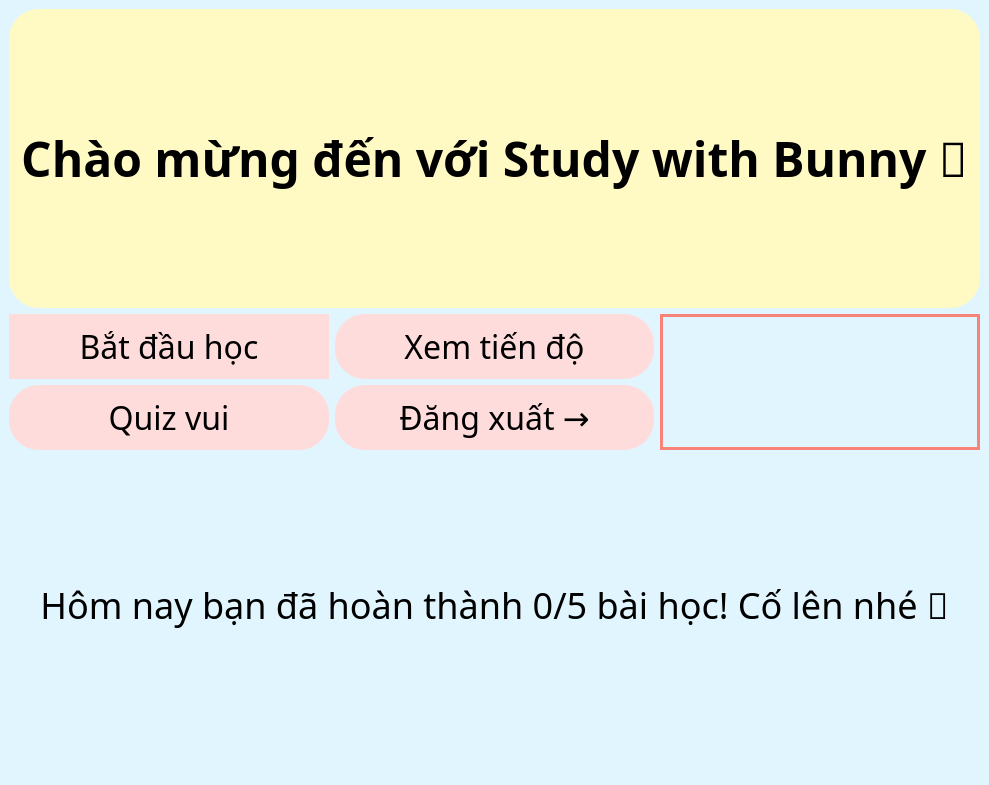
<?xml version="1.0" encoding="UTF-8"?>
<ui version="4.0">
 <class>MainWindow</class>
 <widget class="QMainWindow" name="MainWindow">
  <property name="geometry">
   <rect>
    <x>0</x>
    <y>0</y>
    <width>989</width>
    <height>785</height>
   </rect>
  </property>
  <property name="windowTitle">
   <string>Study with Bunny - Home</string>
  </property>
  <property name="styleSheet">
   <string notr="true">background-color: #E1F5FE; /* Màu nền xanh pastel */</string>
  </property>
  <widget class="QWidget" name="centralWidget">
   <layout class="QVBoxLayout" name="verticalLayout">
    <item>
     <widget class="QLabel" name="titleLabel">
      <property name="font">
       <font>
        <family>Chalkboard SE</family>
        <pointsize>36</pointsize>
        <weight>75</weight>
        <bold>true</bold>
       </font>
      </property>
      <property name="styleSheet">
       <string notr="true">background-color: #FFF9C4;
     border-radius: 30px;
     padding: 10px;
     color: #000000; /* Màu chữ hồng đào */
     text-shadow: 2px 2px 4px rgba(0, 0, 0, 0.2); /* Hiệu ứng bóng chữ */</string>
      </property>
      <property name="text">
       <string>Chào mừng đến với Study with Bunny 🐰</string>
      </property>
      <property name="alignment">
       <set>Qt::AlignCenter</set>
      </property>
     </widget>
    </item>
    <item>
     <layout class="QGridLayout" name="gridLayout">
      <item row="0" column="1">
       <widget class="QPushButton" name="btn_progress">
        <property name="font">
         <font>
          <family>Chalkboard SE</family>
          <pointsize>24</pointsize>
         </font>
        </property>
        <property name="styleSheet">
         <string notr="true">background-color: #FFDCDC;
     border-radius: 30px;
     padding: 10px;
     color: #000000; /* Màu chữ hồng đào */
     text-shadow: 2px 2px 4px rgba(0, 0, 0, 0.2); /* Hiệu ứng bóng chữ */</string>
        </property>
        <property name="text">
         <string>Xem tiến độ</string>
        </property>
       </widget>
      </item>
      <item row="1" column="0">
       <widget class="QPushButton" name="btn_quiz">
        <property name="font">
         <font>
          <family>Chalkboard SE</family>
          <pointsize>24</pointsize>
         </font>
        </property>
        <property name="styleSheet">
         <string notr="true">background-color: #FFDCDC;
     border-radius: 30px;
     padding: 10px;
     color: #000000; /* Màu chữ hồng đào */
     text-shadow: 2px 2px 4px rgba(0, 0, 0, 0.2); /* Hiệu ứng bóng chữ */</string>
        </property>
        <property name="text">
         <string>Quiz vui</string>
        </property>
       </widget>
      </item>
      <item row="1" column="1">
       <widget class="QPushButton" name="btn_logout">
        <property name="font">
         <font>
          <family>Chalkboard SE</family>
          <pointsize>24</pointsize>
         </font>
        </property>
        <property name="styleSheet">
         <string notr="true">background-color: #FFDCDC;
     border-radius: 30px;
     padding: 10px;
     color: #000000; /* Màu chữ hồng đào */
     text-shadow: 2px 2px 4px rgba(0, 0, 0, 0.2); /* Hiệu ứng bóng chữ */</string>
        </property>
        <property name="text">
         <string>Đăng xuất →</string>
        </property>
       </widget>
      </item>
      <item row="0" column="2" rowspan="2">
       <widget class="QLabel" name="bunnyImageLabel">
        <property name="styleSheet">
         <string notr="true">border: 3px solid #F88379; /* Viền hồng đào */
</string>
        </property>
        <property name="pixmap">
         <pixmap>image/Logo.png</pixmap>
        </property>
        <property name="scaledContents">
         <bool>true</bool>
        </property>
        <property name="alignment">
         <set>Qt::AlignCenter</set>
        </property>
       </widget>
      </item>
      <item row="0" column="0">
       <widget class="QPushButton" name="btn_start_lesson">
        <property name="font">
         <font>
          <family>Chalkboard SE</family>
          <pointsize>24</pointsize>
         </font>
        </property>
        <property name="styleSheet">
         <string notr="true">background-color: #FFDCDC;
     border-radius: 35px;
     padding: 10px;
     color: #000000; /* Màu chữ hồng đào */
     text-shadow: 2px 2px 4px rgba(0, 0, 0, 0.2); /* Hiệu ứng bóng chữ */</string>
        </property>
        <property name="text">
         <string>Bắt đầu học</string>
        </property>
       </widget>
      </item>
     </layout>
    </item>
    <item>
     <widget class="QLabel" name="progressLabel">
      <property name="font">
       <font>
        <family>Chalkboard SE</family>
        <pointsize>27</pointsize>
       </font>
      </property>
      <property name="styleSheet">
       <string notr="true">color: #000000; 
     padding: 5px;</string>
      </property>
      <property name="text">
       <string>Hôm nay bạn đã hoàn thành 0/5 bài học! Cố lên nhé 🐰</string>
      </property>
      <property name="alignment">
       <set>Qt::AlignCenter</set>
      </property>
     </widget>
    </item>
   </layout>
  </widget>
  <widget class="QMenuBar" name="menuBar">
   <property name="geometry">
    <rect>
     <x>0</x>
     <y>0</y>
     <width>989</width>
     <height>24</height>
    </rect>
   </property>
  </widget>
  <widget class="QStatusBar" name="statusBar"/>
 </widget>
 <resources/>
 <connections/>
</ui>
